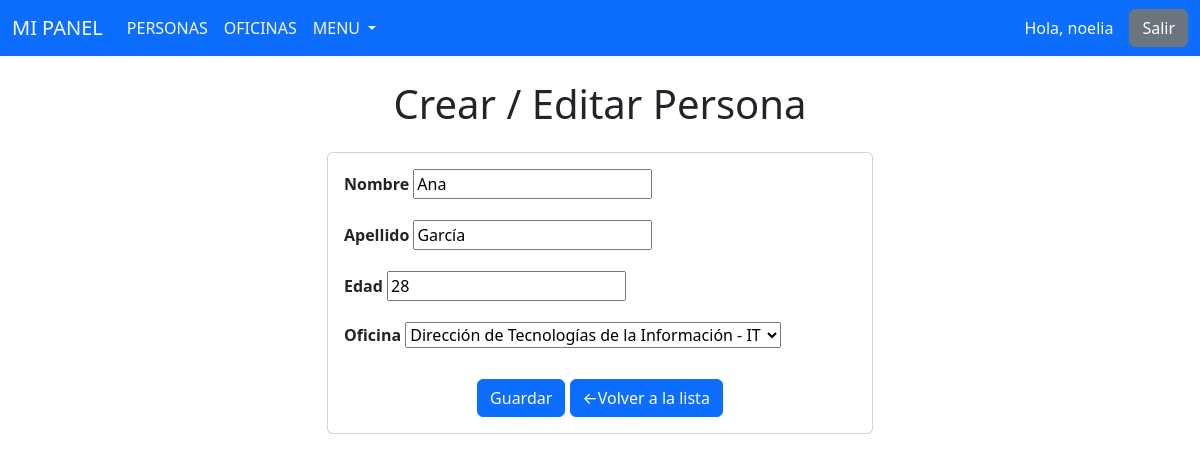
The page /persona/editar/1/ (signed in) on the database its author committed.
### persona/models.py (models this page shows, shortened)
class Persona(models.Model):
    nombre = models.CharField(max_length=100)
    apellido = models.CharField(max_length=100)
    edad = models.IntegerField()
    oficina = models.ForeignKey('oficina.Oficina', on_delete=models.CASCADE, related_name='personas')
    class Meta:
        verbose_name = 'Persona'
        verbose_name_plural = 'Personas'

### persona/views.py (the view)
class PersonaUpdateView(LoginRequiredMixin, UpdateView):
    model = Persona
    template_name = 'persona/crear.html'
    fields = ['nombre', 'apellido', 'edad', 'oficina']
    success_url = reverse_lazy('persona:lista')
    def get_context_data(self, **kwargs):
        context = super().get_context_data(**kwargs)
        context['titulo'] = "Editar Persona"
        return context

### oficina/models.py (called while the page is built)
    def __str__(self):
        return f"{self.nombre} - {self.nombre_corto}"

### templates/persona/crear.html (shortened to what this page needs)
{% extends 'base.html' %}
{% block content %}
<div class="container mt-4">
    <div class="row justify-content-center">
        <div class="col-md-8 col-lg-6">
            <div class="text-center mb-4">
                <h1>Crear / Editar Persona</h1>
            </div>
            <div class="card">
                <div class="card-body">
                    <form method="post">
                        <div class="mb-3">
                            <label for="id_nombre" class="form-label"><strong>Nombre</strong></label>
                            {{ form.nombre }}
                        </div>
                        <div class="mb-3">
                            <label for="id_apellido" class="form-label"><strong>Apellido</strong></label>
                            {{ form.apellido }}
                        </div>
                        <div class="mb-3">
                            <label for="id_edad" class="form-label"><strong>Edad</strong></label>
                            {{ form.edad }}
                        </div>
                        <div class="mb-3">
                            <label for="id_oficina" class="form-label"><strong>Oficina</strong></label>
                            {{ form.oficina }}
                        </div>
                        <div class="text-center mt-4">
                            <button type="submit" class="btn btn-primary">Guardar</button>
                            <a href="{% url 'persona:lista' %}" class="btn btn-primary">←Volver a la lista</a>
                        </div>
                    </form>
                </div>
            </div>
        </div>
    </div>
</div>
{% endblock %}

### templates/navbar.html (shortened to what this page needs)
<nav class="navbar navbar-expand-lg bg-primary text-light" data-bs-theme="dark">
  <div class="container-fluid">
    <a class="navbar-brand text-light" href="{% url 'index' %}">MI PANEL</a>
    <div class="collapse navbar-collapse" id="navbarSupportedContent">
      <ul class="navbar-nav me-auto mb-2 mb-lg-0">
        <li class="nav-item">
            <a class="nav-link text-light" href="{% url 'persona:lista' %}">PERSONAS</a>
        </li>
        <li class="nav-item">
            <a class="nav-link text-light" href="{% url 'oficina:lista' %}">OFICINAS</a>
        </li>
        <li class="nav-item dropdown">
  <a class="nav-link dropdown-toggle text-light" href="#" role="button" data-bs-toggle="dropdown" aria-expanded="false">
    MENU
  </a>
</li>
      </ul>
      <div class="d-flex align-items-center">
        {% if user.is_authenticated %}
          <span class="navbar-text me-3 text-light">Hola, {{ user.username }}</span>
        {% endif %}
        {% if user.is_authenticated %}
          <a class="btn btn-secondary" href="{% url 'accounts:logout_message' %}">Salir</a>
        {% else %}
          <a class="btn btn-secondary me-2" href="{% url 'accounts:login' %}">Ingresar</a>
          <a class="btn btn-secondary" href="{% url 'accounts:signup' %}">Registrarse</a>
        {% endif %}
      </div>
    </div>
  </div>
</nav>

### rows shown on the page
Persona: nombre "Ana", apellido "García", edad "28", oficina "Dirección de Tecnologías de la Información - IT"

### other values the page prints
{{ user.username }} "noelia"
